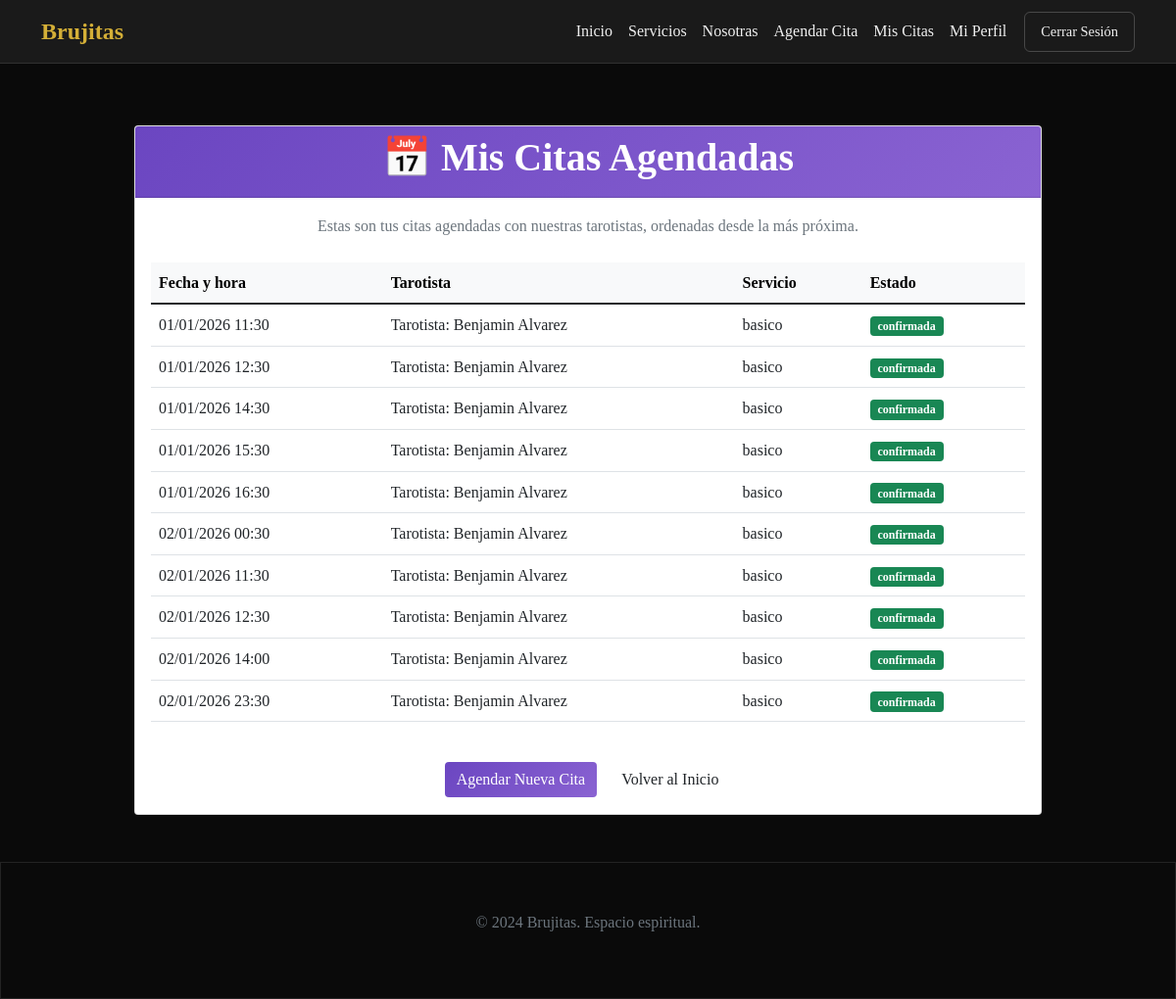
Screenshot of /citas/mis-citas/ (signed in) with the database file from the repository.
### citas/models.py (models this page shows, shortened)
class Cita(models.Model):
    SERVICIOS = [
        ('basico', 'Tarot Básico'),
        ('completo', 'Tarot Completo'),
        ('amor', 'Tarot del Amor'),
        ('karmico', 'Tarot Kármico'),
    ]
    servicio = models.CharField(max_length=20, choices=SERVICIOS, default='basico')
    ESTADOS = [
        ('pendiente', 'Pendiente'),
        ('confirmada', 'Confirmada'),
        ('completada', 'Completada'),
        ('cancelada', 'Cancelada'),
    ]
    cliente = models.ForeignKey(
        Usuario,
        on_delete=models.CASCADE,
        related_name='citas_cliente'
    )
    tarotista = models.ForeignKey(
        Tarotista,
        on_delete=models.CASCADE,
        related_name='citas_tarotista'
    )
    fecha_hora = models.DateTimeField()
    duracion = models.PositiveIntegerField(default=60)
    estado = models.CharField(max_length=10, choices=ESTADOS, default='pendiente')
    notas = models.TextField(blank=True)
    creada_en = models.DateTimeField(auto_now_add=True)
    class Meta:
        ordering = ['-fecha_hora']
        indexes = [
            models.Index(fields=['tarotista', 'fecha_hora']),
        ]
        constraints = [
            models.UniqueConstraint(
                fields=['tarotista', 'fecha_hora'],
                name='unique_cita_tarotista_fecha'
            )
        ]

### tarotistas/models.py (models this page shows)
class Tarotista(models.Model):
    usuario = models.OneToOneField(
        Usuario,
        on_delete=models.CASCADE,
        related_name='tarotista'
    )
    descripcion = models.TextField(help_text="Bio profesional")
    disponible = models.BooleanField(default=True)
    def __str__(self):
        return f"Tarotista: {self.usuario.get_full_name()}"

### usuarios/models.py (models this page shows, shortened)
class Usuario(AbstractUser):
    rut = models.CharField("RUT", max_length=12, unique=True, null=True, blank=True)
    telefono = models.CharField(max_length=15, blank=True)
    fecha_nacimiento = models.DateField(null=True, blank=True)
    apodo = models.CharField(max_length=50, blank=True)
    bio = models.TextField(blank=True)
    avatar = models.ImageField(upload_to="avatars/", blank=True, null=True)
    bloqueado = models.BooleanField(default=False, help_text="Impide que el usuario inicie sesión")
    creado_en = models.DateTimeField(auto_now_add=True)
    es_tarotista = models.BooleanField(default=False)
    email_verificado = models.BooleanField(default=False)

### citas/views.py (the view)
# urls.py: path('mis-citas/', views.mis_citas, name='mis_citas'),
@login_required
def mis_citas(request):
    user = request.user
    if getattr(user, "es_tarotista", False):
        citas = (
            Cita.objects
            .filter(tarotista__usuario=user)
            .order_by("fecha_hora")
        )
    else:
        citas = (
            Cita.objects
            .filter(cliente=user)
            .order_by("fecha_hora")
        )
    return render(request, "mis_citas.html", {"citas": citas})

### templates/mis_citas.html (shortened to what this page needs)
{% extends 'base.html' %}
{% block content %}
<div class="container mt-5">
    <div class="row">
        <div class="col-lg-10 mx-auto">
            <div class="card">
                <div class="card-header text-center bg-purple text-white">
                    {% if user.is_authenticated and user.es_tarotista %}
                        <h1>📅 Citas como Tarotista</h1>
                    {% else %}
                        <h1>📅 Mis Citas Agendadas</h1>
                    {% endif %}
                </div>
                <div class="card-body">
                    {% if citas and citas|length > 0 %}
                        {% if user.is_authenticated and user.es_tarotista %}
                            <p class="text-muted text-center">
                                Aquí puedes ver todas las citas que tienes agendadas con tus clientas,
                                ordenadas desde la más próxima.
                            </p>
                        {% else %}
                            <p class="text-muted text-center">
                                Estas son tus citas agendadas con nuestras tarotistas,
                                ordenadas desde la más próxima.
                            </p>
                        {% endif %}
                        <div class="table-responsive mt-4">
                            <table class="table table-hover align-middle">
                                <thead class="table-light">
                                    <tr>
                                        <th scope="col">Fecha y hora</th>
                                        {% if user.is_authenticated and user.es_tarotista %}
                                            <th scope="col">Cliente</th>
                                        {% else %}
                                            <th scope="col">Tarotista</th>
                                        {% endif %}
                                        <th scope="col">Servicio</th>
                                        <th scope="col">Estado</th>
                                    </tr>
                                </thead>
                                <tbody>
                                    {% for cita in citas %}
                                        <tr>
                                            <td>
                                                {% if cita.fecha and cita.hora %}
                                                    {{ cita.fecha|date:"d/m/Y" }} {{ cita.hora|time:"H:i" }}
                                                {% elif cita.fecha_hora %}
                                                    {{ cita.fecha_hora|date:"d/m/Y H:i" }}
                                                {% elif cita.disponibilidad %}
                                                    {{ cita.disponibilidad.fecha|date:"d/m/Y" }}
                                                    {{ cita.disponibilidad.hora_inicio|time:"H:i" }}
                                                {% else %}
                                                    -
                                                {% endif %}
                                            </td>
                                            <td>
                                                {% if user.is_authenticated and user.es_tarotista %}
                                                    {% if cita.cliente %}
                                                        {% if cita.cliente.get_full_name %}
                                                            {{ cita.cliente.get_full_name }}
                                                        {% else %}
                                                            {{ cita.cliente.username }}
                                                        {% endif %}
                                                    {% else %}
                                                        -
                                                    {% endif %}
                                                {% else %}
                                                    {% if cita.tarotista %}
                                                        {% if cita.tarotista.get_full_name %}
                                                            {{ cita.tarotista.get_full_name }}
                                                        {% else %}
                                                            {{ cita.tarotista.username|default:cita.tarotista }}
                                                        {% endif %}
                                                    {% elif cita.disponibilidad and cita.disponibilidad.tarotista %}
                                                        {{ cita.disponibilidad.tarotista }}
                                                    {% else %}
                                                        -
                                                    {% endif %}
                                                {% endif %}
                                            </td>
                                            <td>
                                                {% if cita.servicio %}
                                                    {{ cita.servicio }}
                                                {% elif cita.tipo_servicio %}
                                                    {{ cita.tipo_servicio }}
                                                {% elif cita.disponibilidad and cita.disponibilidad.servicio %}
                                                    {{ cita.disponibilidad.servicio }}
                                                {% else %}
                                                    -
                                                {% endif %}
                                            </td>
                                            <td>
                                                {% if cita.estado %}
                                                    <span class="badge bg-success">{{ cita.estado }}</span>
                                                {% else %}
                                                    <span class="badge bg-secondary">Agendada</span>
                                                {% endif %}
                                            </td>
                                        </tr>
                                    {% endfor %}
                                </tbody>
                            </table>
                        </div>
                    {% endif %}
                    <div class="text-center mt-4">
                        {% if not user.is_authenticated or not user.es_tarotista %}
                            <a href="{% url 'citas:agendar_cita' %}" class="btn btn-purple me-2">
                                Agendar Nueva Cita
                            </a>
                        {% endif %}
                        <a href="{% url 'core:home' %}" class="btn btn-outline-purple">
                            Volver al Inicio
                        </a>
                    </div>
                </div>
            </div>
        </div>
    </div>
</div>
{% endblock %}

### static/css/styles.css (style rules this page uses)
:root { --bg-dark: #0a0a0a; --bg-card: #1a1a1a; --text-light: #f0f0f0; --text-muted: #a0a0a0; --accent-purple: #6b46c1; --accent-gold: #d4af37; --border-light: rgba(255,255,255,0.1); }
body { background-color: var(--bg-dark); color: var(--text-light); font-family: 'Inter', 'Segoe UI', sans-serif; line-height: 1.6; min-height: 100vh; }
:root { --font-primary: 'Playfair Display', serif; --font-secondary: 'Crimson Text', serif; }
body { font-family: var(--font-secondary); }
h1, h2, h3, h4, h5, h6, .hero-title { font-family: var(--font-primary); font-weight: 600; }
.bg-purple { background: linear-gradient(135deg, var(--accent-purple), #8a63d2); }
.btn-purple { background: linear-gradient(135deg, var(--accent-purple), #8a63d2); border: none; color: #fff; }

### rows the page displays
Cita: fecha_hora "01/01/2026 11:30", tarotista.username "Tarotista: Benjamin Alvarez", servicio "basico", estado "confirmada"
Cita: fecha_hora "01/01/2026 12:30", tarotista.username "Tarotista: Benjamin Alvarez", servicio "basico", estado "confirmada"
Cita: fecha_hora "01/01/2026 14:30", tarotista.username "Tarotista: Benjamin Alvarez", servicio "basico", estado "confirmada"
Cita: fecha_hora "01/01/2026 15:30", tarotista.username "Tarotista: Benjamin Alvarez", servicio "basico", estado "confirmada"
Cita: fecha_hora "01/01/2026 16:30", tarotista.username "Tarotista: Benjamin Alvarez", servicio "basico", estado "confirmada"
Cita: fecha_hora "02/01/2026 00:30", tarotista.username "Tarotista: Benjamin Alvarez", servicio "basico", estado "confirmada"
Cita: fecha_hora "02/01/2026 11:30", tarotista.username "Tarotista: Benjamin Alvarez", servicio "basico", estado "confirmada"
Cita: fecha_hora "02/01/2026 12:30", tarotista.username "Tarotista: Benjamin Alvarez", servicio "basico", estado "confirmada"
Cita: fecha_hora "02/01/2026 14:00", tarotista.username "Tarotista: Benjamin Alvarez", servicio "basico", estado "confirmada"
Cita: fecha_hora "02/01/2026 23:30", tarotista.username "Tarotista: Benjamin Alvarez", servicio "basico", estado "confirmada"
